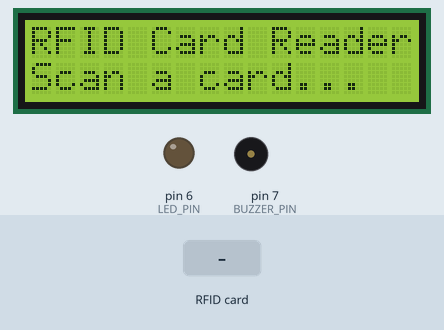
This sketch was run on a simulated Arduino Uno, built with avr-gcc and run on an emulated ATmega328P. Shown: 16×2 character LCD, output pins drawn as LEDs (lit = HIGH), buzzer (waves = sounding). Inputs (shaded band) come from the test bench. The local clock reads 2024-03-15 10:24:30 at power-on unless the sketch sets it; storage starts empty; pins used as bus, display or sensor lines are not drawn; what the sketch prints to the serial monitor is not drawn.

Above: at 1.3 s.
1.4 s: RFID card 5E 7A 19 C4 held to the reader
At 2.7 s:
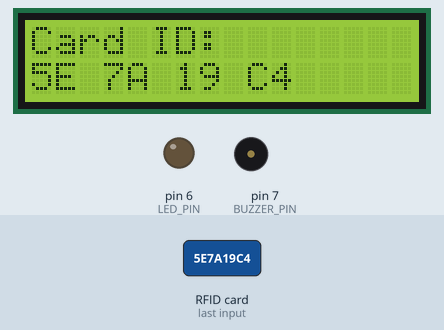
At 7.0 s:
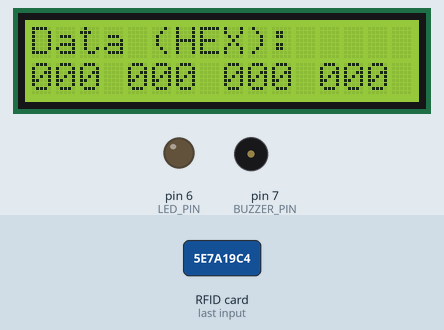
Timing chart, 0 to 8.5 s (numbered marks = the images above; inputs shaded):
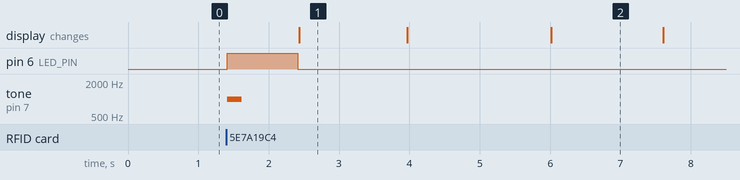

The sketch:

main.ino
```cpp
#include <SPI.h>
#include <Wire.h>
#include "RFIDManager.h"
#include "DisplayManager.h"
#include "TimeManager.h"
#include "SDManager.h"
#include "NotificationManager.h"

#define RFID_SS_PIN 10
#define RFID_RST_PIN 9
#define BUZZER_PIN 7
#define LED_PIN 6
#define SD_CS_PIN 4

#define BLOCK_ADDR 4

RFIDManager rfidManager(RFID_SS_PIN, RFID_RST_PIN, BLOCK_ADDR);
DisplayManager displayManager(0x27, 16, 2);
TimeManager timeManager;
SDManager sdManager(SD_CS_PIN);
NotificationManager notificationManager(BUZZER_PIN, LED_PIN);

byte cardDataBuffer[18];
byte bufferSize = sizeof(cardDataBuffer);

void setup()
{
  Serial.begin(9600);

  SPI.begin();

  rfidManager.begin();
  displayManager.begin();
  notificationManager.begin();

  if (!timeManager.begin())
  {
    Serial.println("Couldn't find RTC");
    displayManager.displayError("No RTC found");
    delay(2000);
  }
  else
  {

    Serial.print("Current time: ");
    Serial.println(timeManager.getTimestamp());
  }

  if (!sdManager.begin())
  {
    Serial.println("SD card initialization failed!");
    displayManager.displayError("No SD card");
    delay(2000);
  }
  else
  {
    Serial.println("SD card initialized");
  }

  displayManager.displayWelcomeScreen();
  Serial.println("RFID Card Reader System Ready");
  Serial.println("Scan a card to begin");
}

void loop()
{
  if (!rfidManager.isCardPresent())
  {
    return;
  }

  if (!rfidManager.readCardSerial())
  {
    return;
  }

  notificationManager.successNotification();

  String cardUID = rfidManager.getUIDAsString();
  Serial.print("Card UID: ");
  Serial.println(cardUID);

  displayManager.displayCardID(cardUID);
  delay(1500);

  bool readSuccess = rfidManager.readBlock(BLOCK_ADDR, cardDataBuffer, &bufferSize);

  String timestamp = timeManager.getTimestamp();

  if (readSuccess)
  {
    displayManager.displayCardData(cardDataBuffer, 16);
    delay(2000);

    displayManager.displayDataAsHex(cardDataBuffer, 16);

    String cardDataStr = "";
    for (byte i = 0; i < 16; i++)
    {
      if (cardDataBuffer[i] < 0x10)
      {
        cardDataStr += "0";
      }
      cardDataStr += String(cardDataBuffer[i], HEX);
      if (i < 15)
      {
        cardDataStr += " ";
      }
    }

    if (sdManager.isSdCardFound())
    {
      if (sdManager.writeLog(timestamp, cardUID, cardDataStr))
      {
        Serial.println("Data logged to SD card");
      }
      else
      {
        Serial.println("Failed to log data");
        displayManager.displayError("Log failed");
        notificationManager.errorNotification();
        delay(1000);
      }
    }

    Serial.print("Time: ");
    Serial.println(timestamp);
    Serial.print("Card Data: ");
    Serial.println(cardDataStr);
  }
  else
  {
    Serial.println("Failed to read card data");
    displayManager.displayError("Read failed");
    notificationManager.errorNotification();
    delay(1000);
  }

  rfidManager.stopCrypto();

  delay(1500);
  displayManager.displayWelcomeScreen();
}
```

DisplayManager.cpp
```cpp
#include "DisplayManager.h"

DisplayManager::DisplayManager(uint8_t lcdAddr, uint8_t cols, uint8_t rows) : lcd(lcdAddr, cols, rows)
{
}

void DisplayManager::begin()
{
  lcd.init();
  lcd.backlight();
}

void DisplayManager::clear()
{
  lcd.clear();
}

void DisplayManager::displayWelcomeScreen()
{
  lcd.clear();
  lcd.setCursor(0, 0);
  lcd.print("RFID Card Reader");
  lcd.setCursor(0, 1);
  lcd.print("Scan a card...");
}

void DisplayManager::displayCardID(String cardID)
{
  lcd.clear();
  lcd.setCursor(0, 0);
  lcd.print("Card ID:");
  lcd.setCursor(0, 1);

  if (cardID.length() > 16)
  {
    cardID = cardID.substring(0, 16);
  }

  lcd.print(cardID);
}

void DisplayManager::displayCardData(byte *buffer, byte bufferSize)
{
  lcd.clear();
  lcd.setCursor(0, 0);
  lcd.print("Card Data:");
  lcd.setCursor(0, 1);

  for (byte i = 0; i < 16 && i < bufferSize; i++)
  {
    if (buffer[i] >= 32 && buffer[i] <= 126)
    {
      lcd.print((char)buffer[i]);
    }
    else
    {
      lcd.print('.');
    }
  }
}

void DisplayManager::displayDataAsHex(byte *buffer, byte bufferSize)
{
  lcd.clear();
  lcd.setCursor(0, 0);
  lcd.print("Data (HEX):");
  lcd.setCursor(0, 1);

  for (byte i = 0; i < 8 && i < bufferSize; i++)
  {
    if (buffer[i] < 0x10)
    {
      lcd.print('0');
    }
    char hexStr[3];
    sprintf(hexStr, "%02X", buffer[i]);
    lcd.print(hexStr);
    if (i < 7)
    {
      lcd.print(' ');
    }
  }
}

void DisplayManager::displayMessage(String line1, String line2)
{
  lcd.clear();
  lcd.setCursor(0, 0);
  lcd.print(line1);
  if (line2.length() > 0)
  {
    lcd.setCursor(0, 1);
    lcd.print(line2);
  }
}

void DisplayManager::displayError(String errorMsg)
{
  lcd.clear();
  lcd.setCursor(0, 0);
  lcd.print("Error:");
  lcd.setCursor(0, 1);
  lcd.print(errorMsg);
}
```

DisplayManager.h
```cpp
#ifndef DISPLAY_MANAGER_H
#define DISPLAY_MANAGER_H

#include <Arduino.h>

#include <LiquidCrystal_I2C.h>

class DisplayManager
{
private:
  LiquidCrystal_I2C lcd;

public:
  DisplayManager(uint8_t lcdAddr, uint8_t cols, uint8_t rows);
  void begin();
  void clear();
  void displayWelcomeScreen();
  void displayCardID(String cardID);
  void displayCardData(byte *buffer, byte bufferSize);
  void displayDataAsHex(byte *buffer, byte bufferSize);
  void displayMessage(String line1, String line2);
  void displayError(String errorMsg);
};

#endif
```

NotificationManager.cpp
```cpp
#include "NotificationManager.h"
#include <Arduino.h>

int buzzerPin;
int ledPin;

NotificationManager::NotificationManager(byte buzzerPinNumber, byte ledPinNumber)
{
  buzzerPin = buzzerPinNumber;
  ledPin = ledPinNumber;
}

void NotificationManager::begin()
{
  pinMode(buzzerPin, OUTPUT);
  pinMode(ledPin, OUTPUT);

  digitalWrite(buzzerPin, LOW);
  digitalWrite(ledPin, LOW);
}

void NotificationManager::successNotification()
{
  digitalWrite(ledPin, HIGH);

  tone(buzzerPin, 1000, 200);
  delay(200);

  delay(800);
  digitalWrite(ledPin, LOW);
}

void NotificationManager::errorNotification()
{
  for (int i = 0; i < 2; i++)
  {
    digitalWrite(ledPin, HIGH);
    tone(buzzerPin, 300, 200);
    delay(200);
    digitalWrite(ledPin, LOW);
    delay(200);
  }
}

void NotificationManager::waitingNotification()
{
  for (int i = 0; i < 5; i++)
  {
    digitalWrite(ledPin, HIGH);
    delay(100);
    digitalWrite(ledPin, LOW);
    delay(100);
  }
}
```

NotificationManager.h
```cpp
#ifndef NOTIFICATION_MANAGER_H
#define NOTIFICATION_MANAGER_H

#include <Arduino.h>

class NotificationManager {
private:
  byte buzzerPin;
  byte ledPin;

public:
  NotificationManager(byte buzzerPinNumber, byte ledPinNumber);
  void begin();
  void successNotification();
  void errorNotification();
  void waitingNotification();
};

#endif
```

RFIDManager.cpp
```cpp
#include "RFIDManager.h"

RFIDManager::RFIDManager(byte ssPin, byte rstPin, byte blockAddress) : rfid(ssPin, rstPin)
{
  blockAddr = blockAddress;

  for (byte i = 0; i < 6; i++)
  {
    key.keyByte[i] = 0xFF;
  }
}

void RFIDManager::begin()
{
  rfid.PCD_Init();
}

bool RFIDManager::isCardPresent()
{
  return rfid.PICC_IsNewCardPresent();
}

bool RFIDManager::readCardSerial()
{
  return rfid.PICC_ReadCardSerial();
}

byte *RFIDManager::getUID()
{
  return rfid.uid.uidByte;
}

byte RFIDManager::getUIDSize()
{
  return rfid.uid.size;
}

String RFIDManager::getUIDAsString()
{
  String result = "";
  for (byte i = 0; i < rfid.uid.size; i++)
  {
    if (rfid.uid.uidByte[i] < 0x10)
    {
      result += "0";
    }
    result += String(rfid.uid.uidByte[i], HEX);
    if (i < rfid.uid.size - 1)
    {
      result += " ";
    }
  }
  result.toUpperCase();
  return result;
}

bool RFIDManager::readBlock(byte blockNumber, byte *buffer, byte *bufferSize)
{
  MFRC522::StatusCode status = rfid.PCD_Authenticate(MFRC522::PICC_CMD_MF_AUTH_KEY_A, blockNumber, &key, &(rfid.uid));
  if (status != MFRC522::STATUS_OK)
  {
    return false;
  }

  status = rfid.MIFARE_Read(blockNumber, buffer, bufferSize);
  if (status != MFRC522::STATUS_OK)
  {
    return false;
  }

  return true;
}

void RFIDManager::stopCrypto()
{
  rfid.PICC_HaltA();
  rfid.PCD_StopCrypto1();
}

String RFIDManager::getCardType()
{
  MFRC522::PICC_Type piccType = rfid.PICC_GetType(rfid.uid.sak);
  return String(rfid.PICC_GetTypeName(piccType));
}
```

RFIDManager.h
```cpp
#ifndef RFID_MANAGER_H
#define RFID_MANAGER_H

#include <Arduino.h>

#include <SPI.h>
#include <MFRC522.h>

class RFIDManager
{
private:
  MFRC522 rfid;
  MFRC522::MIFARE_Key key;
  byte blockAddr;

public:
  RFIDManager(byte ssPin, byte rstPin, byte blockAddress);
  void begin();
  bool isCardPresent();
  bool readCardSerial();
  byte *getUID();
  byte getUIDSize();
  String getUIDAsString();
  bool readBlock(byte blockNumber, byte *buffer, byte *bufferSize);
  void stopCrypto();
  String getCardType();
};

#endif
```

SDManager.cpp
```cpp
#include "SDManager.h"

SDManager::SDManager(byte chipSelectPin)
{
  csPin = chipSelectPin;
  sdCardFound = false;
  logFileName = "RFID_LOG.CSV";
}

bool SDManager::begin()
{
  sdCardFound = SD.begin(csPin);

  if (sdCardFound)
  {
    if (!SD.exists(logFileName))
    {
      File logFile = SD.open(logFileName, FILE_WRITE);
      if (logFile)
      {
        logFile.println("Timestamp,Card ID,Card Data");
        logFile.close();
      }
      else
      {
        sdCardFound = false;
      }
    }
  }

  return sdCardFound;
}

bool SDManager::writeLog(String timestamp, String cardID, String cardData)
{
  if (!sdCardFound)
    return false;

  File logFile = SD.open(logFileName, FILE_WRITE);
  if (logFile)
  {
    logFile.print(timestamp);
    logFile.print(",");
    logFile.print(cardID);
    logFile.print(",");
    logFile.println(cardData);
    logFile.close();
    return true;
  }

  return false;
}

bool SDManager::isSdCardFound()
{
  return sdCardFound;
}
```

SDManager.h
```cpp
#ifndef SD_MANAGER_H
#define SD_MANAGER_H

#include <Arduino.h>

#include <SD.h>

class SDManager
{
private:
  byte csPin;
  bool sdCardFound;
  String logFileName;

public:
  SDManager(byte chipSelectPin);
  bool begin();
  bool writeLog(String timestamp, String cardID, String cardData);
  bool isSdCardFound();
};

#endif
```

TimeManager.cpp
```cpp
#include "TimeManager.h"

TimeManager::TimeManager()
{
  rtcFound = false;
}

bool TimeManager::begin()
{
  rtcFound = rtc.begin();
  return rtcFound;
}

void TimeManager::setDateTime(uint16_t year, uint8_t month, uint8_t day, uint8_t hour, uint8_t minute, uint8_t second)
{
  if (rtcFound)
  {
    rtc.adjust(DateTime(year, month, day, hour, minute, second));
  }
}

String TimeManager::getFormattedDate()
{
  if (!rtcFound)
    return "No RTC found";

  DateTime now = rtc.now();
  char dateStr[11];
  sprintf(dateStr, "%04d-%02d-%02d", now.year(), now.month(), now.day());
  return String(dateStr);
}

String TimeManager::getFormattedTime()
{
  if (!rtcFound)
    return "No RTC found";

  DateTime now = rtc.now();
  char timeStr[9];
  sprintf(timeStr, "%02d:%02d:%02d", now.hour(), now.minute(), now.second());
  return String(timeStr);
}

String TimeManager::getTimestamp()
{
  if (!rtcFound)
    return "No RTC found";

  DateTime now = rtc.now();
  char timestamp[20];
  sprintf(timestamp, "%04d-%02d-%02d %02d:%02d:%02d",
          now.year(), now.month(), now.day(),
          now.hour(), now.minute(), now.second());
  return String(timestamp);
}

bool TimeManager::isRTCFound()
{
  return rtcFound;
}

unsigned long TimeManager::getEpochTime()
{
  if (!rtcFound)
    return 0;

  DateTime now = rtc.now();
  return now.unixtime();
}
```

TimeManager.h
```cpp
#ifndef TIME_MANAGER_H
#define TIME_MANAGER_H

#include <RTClib.h>

class TimeManager
{
private:
  RTC_DS3231 rtc;
  bool rtcFound;

public:
  TimeManager();
  bool begin();
  void setDateTime(uint16_t year, uint8_t month, uint8_t day, uint8_t hour, uint8_t minute, uint8_t second);
  String getFormattedDate();
  String getFormattedTime();
  String getTimestamp();
  bool isRTCFound();
  unsigned long getEpochTime();
};

#endif
```

Measured:
- after the input at 1.4 s, pin 6 (LED_PIN): LOW → HIGH at once, → LOW 1.0 s later; tone on pin 7 (BUZZER_PIN): silent → 1000 Hz at once, → silent 0.20 s later; the display: changes after 1.0 s (image 1)
- what the display in image 1 shows lasts 1.6 s, from 2.4 s to 4.0 s
